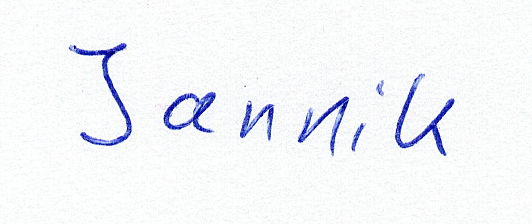
#> input picture data/Jannik.png, 532 x 224 px
$ python -i imageprocessing.py   (imports and definitions only)
#> lines starting #> are read from the running program, lines starting #| are printed output that depends on the picture; after the words box and inside, x2 and y2 are one past the last pixel; in counts of white or black regions, pixels touching at a corner belong together
#> further down, picture is the input picture: shape (224, 532, 3); mean B, G, R 248.7, 245.1, 243
import cv2 as cv
import numpy as np

def image2contourcoord(img, thresh_noise = 40, thresh_contarea = 80, thresh_binary = 200):
#> called with thresh_noise = 40, thresh_contarea = 80, thresh_binary = 200
    img_gray = img.copy()
    img_gray = cv.cvtColor(img_gray, cv.COLOR_BGR2GRAY)
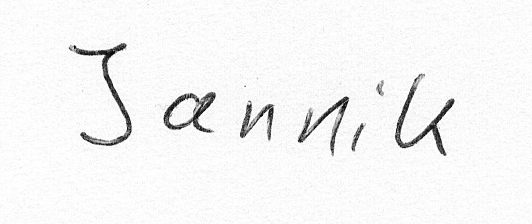
#> img_gray: shape (224, 532); min 8, max 255, mean 244.8
    img_gray_inv = cv.subtract(255, img_gray)
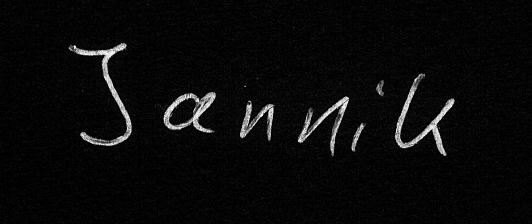
#> img_gray_inv: shape (224, 532); min 0, max 247, mean 10.2

    # denoising threshold for white background
    img_denoised = cv.threshold(img_gray_inv, thresh_noise, 255, cv.THRESH_TOZERO)[1]
    # invert image
    img_denoised = cv.bitwise_not(img_denoised, img_denoised)
    #cv.imshow("image_denoised", img_denoised)

    img_binary = cv.threshold(img_denoised, thresh_binary, 255, cv.THRESH_BINARY_INV)[1]
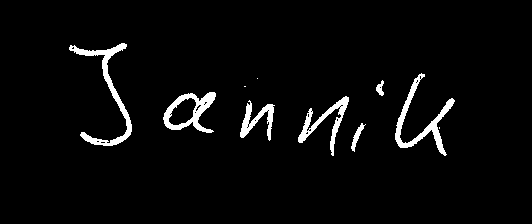
#> img_binary: shape (224, 532); 3.6% white; 10 white regions (3 under 20 px)

    # find contours
    cnts, hierarchy = cv.findContours(img_binary, cv.RETR_EXTERNAL, cv.CHAIN_APPROX_SIMPLE)
#> cnts = 10 contours, 3 with area under 20; largest, box (x1, y1, x2, y2) and area: (163, 92, 216, 133) 1217, (69, 43, 132, 146) 904, (395, 73, 455, 156) 816, (298, 96, 349, 156) 585, (240, 100, 275, 141) 426, (351, 123, 366, 152) 99, (376, 80, 384, 96) 56

    #
    cnts = sorted(cnts, key = cv.contourArea, reverse = True)

    img_rect = img.copy()
    area =[]
    cnts_good = []
    cnts_coord = []
    for c in cnts:
        area.append(cv.contourArea(c))
        if cv.contourArea(c) >= thresh_contarea:
            cnts_good.append(c)
            x,y,w,h = cv.boundingRect(c)
            cnts_coord.append([x,y,w,h])
            # only for visualization
            img_rect = cv.rectangle(img_rect, (x, y), (x + w, y + h), (0, 255, 0), 2)
#> this loop made 10 passes
#> (x, y, w, h) on passes 1 to 6: (163, 92, 53, 41), (69, 43, 63, 103), (395, 73, 60, 83), (298, 96, 51, 60), (240, 100, 35, 41), (351, 123, 15, 29)
#> c on passes 8 to 10: [[439, 127], [439, 128]], [[244, 86], [245, 86]], [[257, 78]]
#> pass 1, in image2contourcoord, `img_rect = cv.rectangle(img_rect, (x, y), (x + w, y + h), (0, 255, 0),..`:
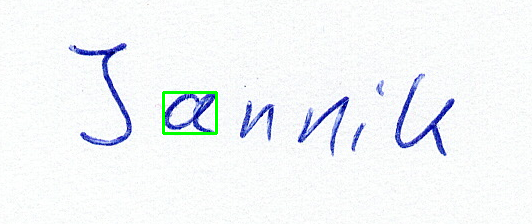
#> img_rect: shape (224, 532, 3); 0.47% of pixels changed, all inside (x1, y1, x2, y2) = (162, 91, 218, 135)
#> pass 2, in image2contourcoord, `img_rect = cv.rectangle(img_rect, (x, y), (x + w, y + h), (0, 255, 0),..`:
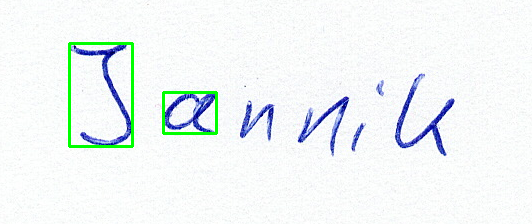
#> img_rect: shape (224, 532, 3); 0.83% of pixels changed, all inside (x1, y1, x2, y2) = (68, 42, 134, 148)
#> pass 3, in image2contourcoord, `img_rect = cv.rectangle(img_rect, (x, y), (x + w, y + h), (0, 255, 0),..`:
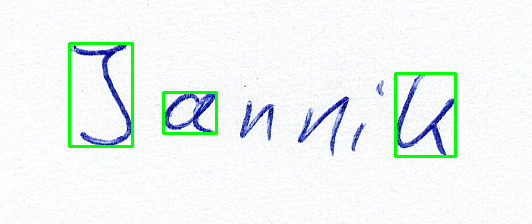
#> img_rect: shape (224, 532, 3); 0.72% of pixels changed, all inside (x1, y1, x2, y2) = (394, 72, 457, 158)
#> after the loop:
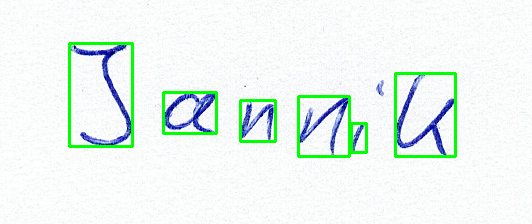
#> img_rect: shape (224, 532, 3); 1.13% of pixels changed, all inside (x1, y1, x2, y2) = (239, 95, 368, 158)
#> after the loop, area = [1217, 903.5, 815.5, 585, 426.5, 99, 56, 0, 0, 0]; cnts_coord = [[163, 92, 53, 41], [69, 43, 63, 103], [395, 73, 60, 83], [298, 96, 51, 60], [240, 100, 35, 41], [351, 123, 15, 29]]; cnts_good = 6 contours; box (x1, y1, x2, y2) and area: (163, 92, 216, 133) 1217, (69, 43, 132, 146) 904, (395, 73, 455, 156) 816, (298, 96, 349, 156) 585, (240, 100, 275, 141) 426, (351, 123, 366, 152) 99

    print("Found %s contours that are treated as letters." % len(cnts_coord))
#| Found 6 contours that are treated as letters.
    return cnts_coord, img_denoised, img_binary, img_rect

# [69 lines left out: functions contourcoord2wordcoord, wordcoords2wordimage, wordimages2squares28, img2processedimg, not called in this run]

>>> import cv2
>>> picture = cv2.imread('data/Jannik.png')
>>> result = image2contourcoord(picture)

$ run again, on data/ML.png
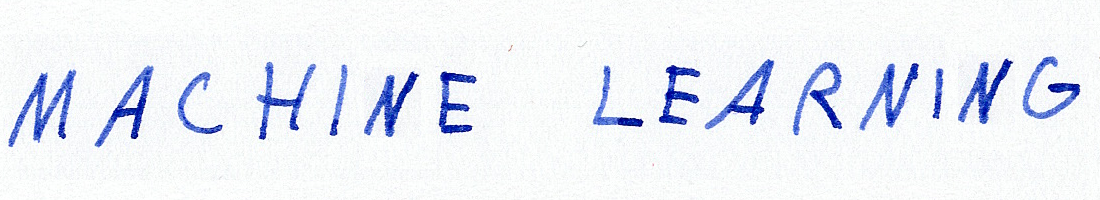
#> input picture data/ML.png, 1100 x 200 px
#> picture is the input picture: shape (200, 1100, 3); mean B, G, R 246.5, 239.1, 235.7
#> in image2contourcoord, `img_binary = cv.threshold(img_denoised, thresh_binary, 255, cv.THRESH_..`:
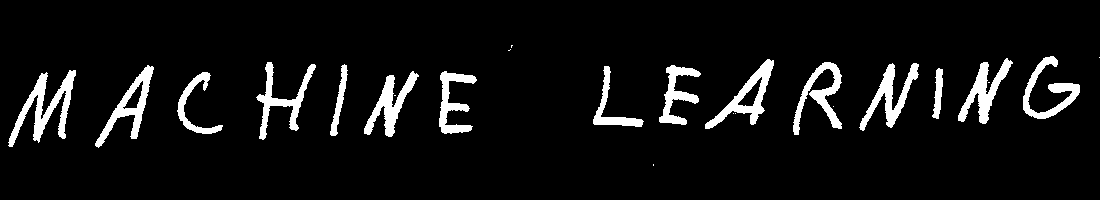
#> img_binary: shape (200, 1100); 7% white; 24 white regions (9 under 20 px)
#> cnts = 24 contours, 9 with area under 20; largest, box (x1, y1, x2, y2) and area: (8, 70, 76, 147) 1436, (705, 59, 774, 129) 1417, (95, 65, 154, 148) 1318, (364, 71, 419, 137) 1081, (958, 58, 1013, 124) 1081
#> the loop in image2contourcoord, `for c in cnts:` made 24 passes
#> (x, y, w, h) on passes 1 to 8: (8, 70, 68, 77), (705, 59, 69, 70), (95, 65, 59, 83), (364, 71, 55, 66), (958, 58, 55, 66), (859, 63, 60, 68), (793, 62, 49, 73), (256, 62, 60, 78)
#> after the loop in image2contourcoord, `for c in cnts:`:
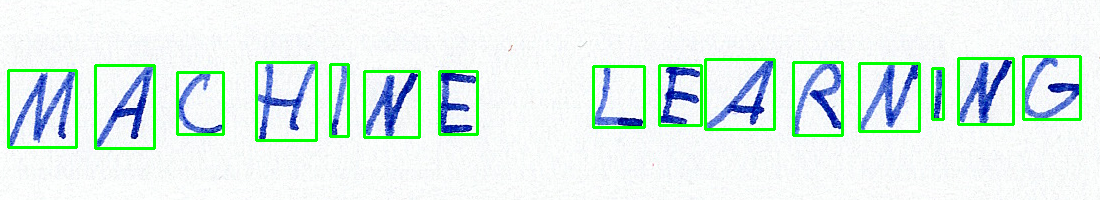
#> img_rect: shape (200, 1100, 3); mean B, G, R 234.8, 239.7, 224.3
#> after the loop in image2contourcoord, `for c in cnts:`: area = [1436.5, 1417, 1318.5, 1081, 1081, 1080, 1016.5, 994.5, 955, 864, 841, 602, 592.5, 359, 276.5, 0.5, 0, 0, 0, 0, 0, 0, 0, 0]; cnts_coord = 15 items, first 6: [8, 70, 68, 77], [705, 59, 69, 70], [95, 65, 59, 83], [364, 71, 55, 66], [958, 58, 55, 66], [859, 63, 60, 68]; cnts_good = 15 contours; largest, box (x1, y1, x2, y2) and area: (8, 70, 76, 147) 1436, (705, 59, 774, 129) 1417, (95, 65, 154, 148) 1318, (364, 71, 419, 137) 1081, (958, 58, 1013, 124) 1081
#| Found 15 contours that are treated as letters.

$ run again, on data/ML_anna.png
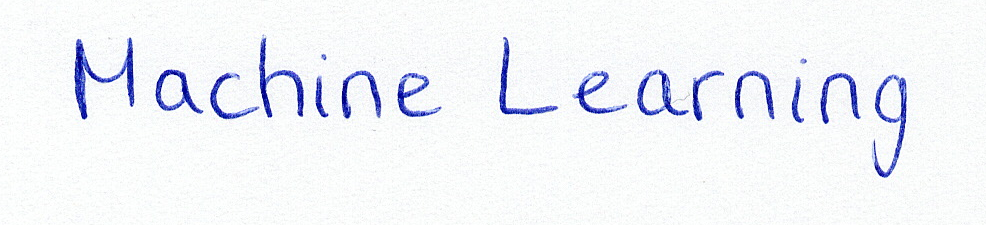
#> input picture data/ML_anna.png, 986 x 225 px
#> picture is the input picture: shape (225, 986, 3); mean B, G, R 247.8, 242.9, 240.8
#> in image2contourcoord, `img_binary = cv.threshold(img_denoised, thresh_binary, 255, cv.THRESH_..`:
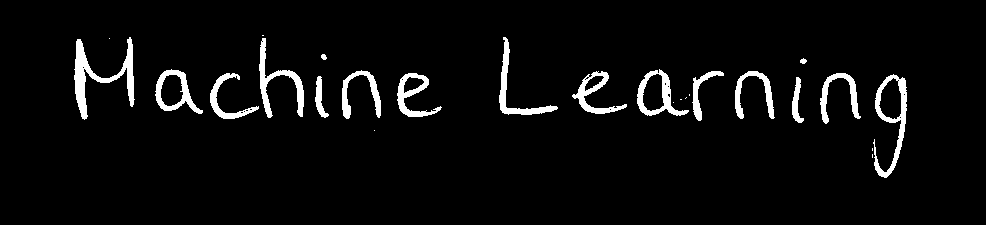
#> img_binary: shape (225, 986); 4.6% white; 26 white regions (9 under 20 px)
#> cnts = 26 contours, 10 with area under 20; largest, box (x1, y1, x2, y2) and area: (873, 74, 907, 178) 1528, (637, 69, 689, 116) 1270, (74, 37, 135, 120) 1203, (155, 69, 203, 114) 1153, (397, 73, 442, 117) 760
#> the loop in image2contourcoord, `for c in cnts:` made 26 passes
#> (x, y, w, h) on passes 1 to 8: (873, 74, 34, 104), (637, 69, 52, 47), (74, 37, 61, 83), (155, 69, 48, 45), (397, 73, 45, 44), (259, 38, 45, 80), (572, 71, 55, 43), (499, 37, 59, 78)
#> after the loop in image2contourcoord, `for c in cnts:`:
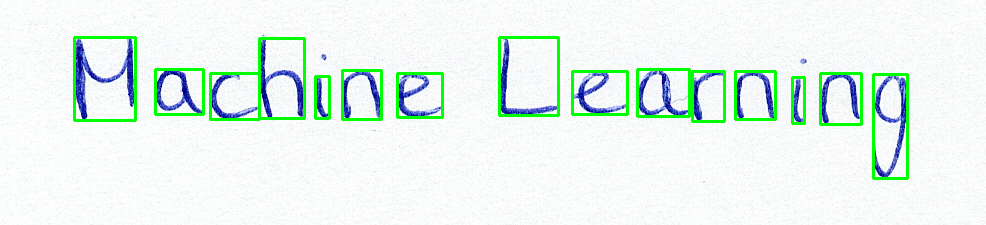
#> img_rect: shape (225, 986, 3); mean B, G, R 238.2, 243.7, 231.7
#> after the loop in image2contourcoord, `for c in cnts:`: area = 26 values, max 1527.5 at index 0, min 0 at index 17, mean 411.3; cnts_coord = 15 items, first 6: [873, 74, 34, 104], [637, 69, 52, 47], [74, 37, 61, 83], [155, 69, 48, 45], [397, 73, 45, 44], [259, 38, 45, 80]; cnts_good = 15 contours; largest, box (x1, y1, x2, y2) and area: (873, 74, 907, 178) 1528, (637, 69, 689, 116) 1270, (74, 37, 135, 120) 1203, (155, 69, 203, 114) 1153, (397, 73, 442, 117) 760
#| Found 15 contours that are treated as letters.
